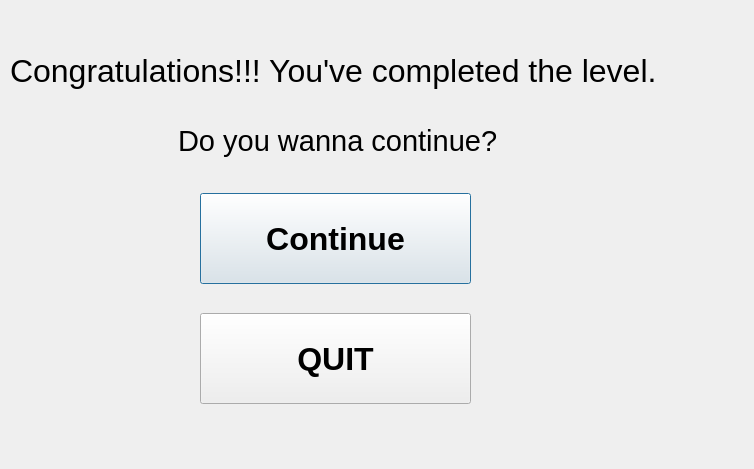
<?xml version="1.0" encoding="UTF-8"?>
<ui version="4.0">
 <class>levelcomplete</class>
 <widget class="QDialog" name="levelcomplete">
  <property name="geometry">
   <rect>
    <x>0</x>
    <y>0</y>
    <width>754</width>
    <height>469</height>
   </rect>
  </property>
  <property name="windowTitle">
   <string>Dialog</string>
  </property>
  <widget class="QLabel" name="label">
   <property name="geometry">
    <rect>
     <x>10</x>
     <y>20</y>
     <width>691</width>
     <height>101</height>
    </rect>
   </property>
   <property name="font">
    <font>
     <pointsize>24</pointsize>
    </font>
   </property>
   <property name="text">
    <string>Congratulations!!! You've completed the level.</string>
   </property>
  </widget>
  <widget class="QLabel" name="label_2">
   <property name="geometry">
    <rect>
     <x>170</x>
     <y>120</y>
     <width>521</width>
     <height>41</height>
    </rect>
   </property>
   <property name="font">
    <font>
     <pointsize>22</pointsize>
    </font>
   </property>
   <property name="text">
    <string> Do you wanna continue?</string>
   </property>
  </widget>
  <widget class="QPushButton" name="pushButton">
   <property name="geometry">
    <rect>
     <x>200</x>
     <y>193</y>
     <width>271</width>
     <height>91</height>
    </rect>
   </property>
   <property name="font">
    <font>
     <pointsize>24</pointsize>
     <bold>true</bold>
    </font>
   </property>
   <property name="text">
    <string>Continue</string>
   </property>
  </widget>
  <widget class="QPushButton" name="pushButton_2">
   <property name="geometry">
    <rect>
     <x>200</x>
     <y>313</y>
     <width>271</width>
     <height>91</height>
    </rect>
   </property>
   <property name="font">
    <font>
     <pointsize>24</pointsize>
     <bold>true</bold>
    </font>
   </property>
   <property name="text">
    <string>QUIT</string>
   </property>
  </widget>
 </widget>
 <resources/>
 <connections/>
</ui>
